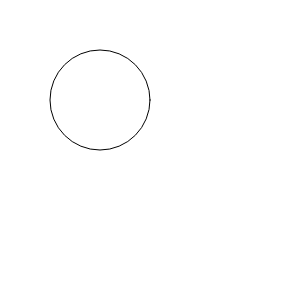
Frame 1 (no input)
Frame 60 (no input): identical to frame 1, image omitted
Frame 120 (the mouse pressed at the canvas centre since frame 60): identical to frame 1, image omitted

The p5.js sketch that drew this single still picture (run headless with seeded random() and noise() and a simulated clock; from frame 60 on, the mouse is pressed at the canvas centre):

// p5.js sketch
// ── sketch.js
// Date
// Name
// Description

let canvasW = 300
let canvasH = 300
let bgColor = "#FFF"
let lineWeight = 1
game = {state: 0}

function preload() {
  
}

function setup() {
  textOutput()
  createCanvas(canvasW, canvasH)
}


function draw() {
  background(bgColor)
  fill("#FFF")
  circle(100,100,100)
  if (game.state == 0) {
    
  } else if (game.state == 1) {
    
  } else if (game.state == 2) {
    
  } else if (game.state == 3) {
    
  } 
}
// ── 00-template-game.html
<!DOCTYPE html>
<html lang="">

<head>
  <meta charset="utf-8">
  <meta name="viewport" content="width=device-width, initial-scale=1.0">
  <title>Snake Game</title>
  <style>
    body {
      padding: 0;
      margin: 0;
      background-color: #CCC;
    }
  </style>

</head>

<body>
  <main>
    <script src="00-template-game.html.js" defer></script>
    <script src="3-pyramid-board-game.js" defer></script>
  </main>
</body>
</html>
